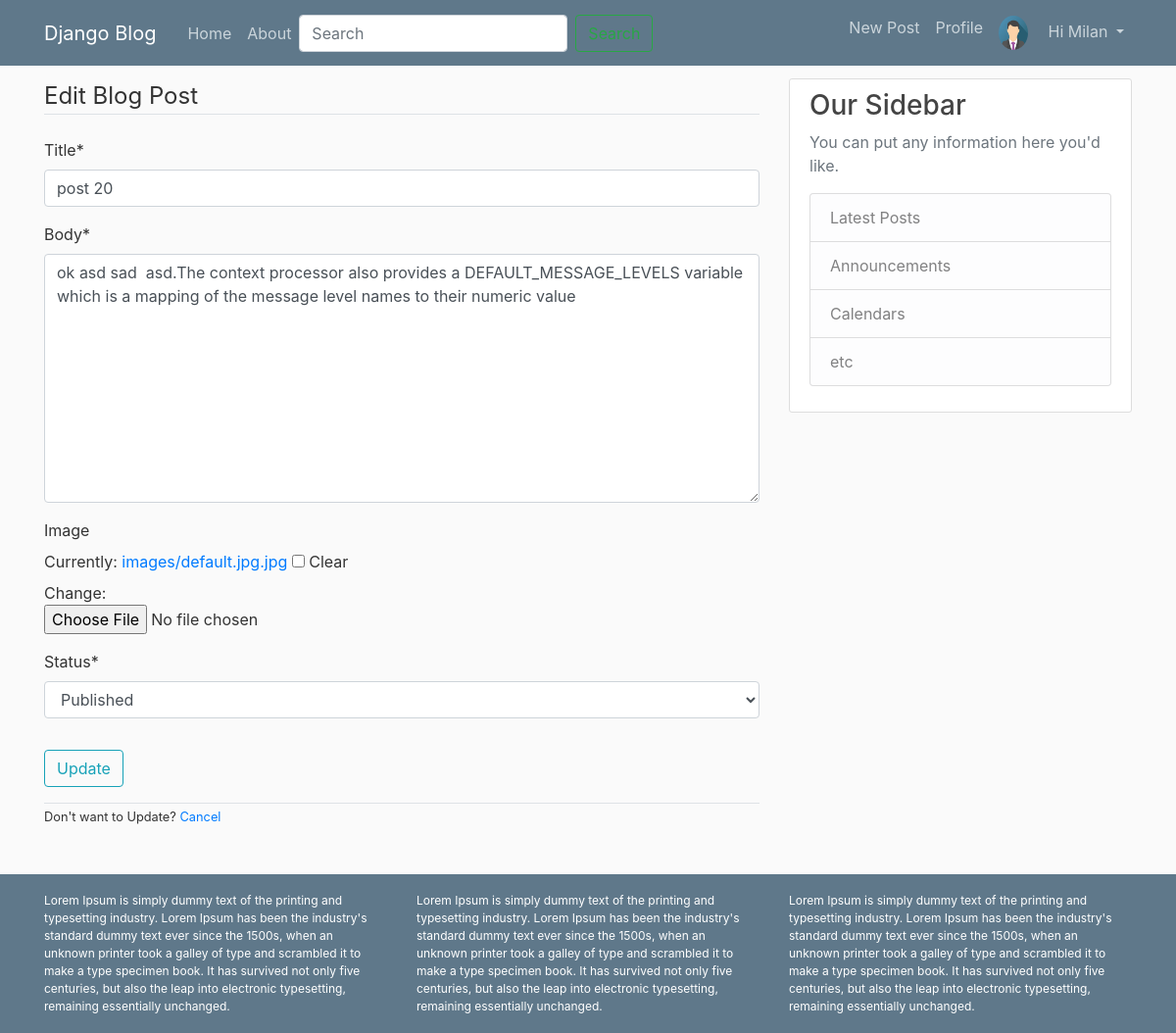
Page /blog/28/edit/ (signed in) on the committed database.
### blog/models.py (models this page shows, shortened)
class Profile(models.Model):
	user=models.OneToOneField(User, on_delete=models.CASCADE)
	dob=models.DateField(null=True, blank=True)
	photo=models.ImageField()

class Post(models.Model):
	STATUS_CHOICES=(
		('draft','Draft'),
		('published','Published')
	)
	title=models.CharField(max_length=120)
	slug=models.SlugField(max_length=120)
	author=models.ForeignKey(User, related_name='blog_posts',on_delete=models.CASCADE)
	likes=models.ManyToManyField(User, related_name='likes', blank=True)
	body=models.TextField()
	image=models.ImageField(upload_to='images/', blank=True, null=True)
	created=models.DateTimeField(auto_now_add=True)
	updated=models.DateTimeField(auto_now=True)
	status=models.CharField(max_length=10, choices=STATUS_CHOICES, default='draft')
	objects = models.Manager() #default manager
	published = PublishedManager() #custom model manager

### blog/views.py (the view)
# urls.py: url(r'^blog/(?P<id>\d+)/edit/$', post_update, name='post-update'),
@login_required
def post_update(request, id):
	post=get_object_or_404(Post, id=id)
	if post.author != request.user:
		raise Http404()
	form=PostEditForm(request.POST or None, request.FILES or None, instance=post)
	if form.is_valid():
		form.save()
		messages.info(request, 'Post has been Updated successfully.')
		return redirect(post.get_absolute_url())
	context={
		'form':form,
		'post':post,
	}
	return render(request, 'blog/post_edit.html', context)

### blog/forms.py
class PostEditForm(forms.ModelForm):
	class Meta:
		model=Post
		fields=['title','body','image','status']

### blog/templates/blog/post_edit.html (shortened to what this page needs)
{% extends 'blog/base.html' %}
{% load crispy_forms_tags %}
{% block content %}
<form method="POST" action="" enctype="multipart/form-data">
	<fieldset class="form-group">
		<legend class="border-bottom mb-4">
			Edit Blog Post
		</legend>
		{{form|crispy}}
	</fieldset>
	<button type="submit" class="btn btn-outline-info">Update</button>
</form>
<div class="border-top mt-3">
	<small>Don't want to Update? <a href="#">Cancel</a></small>
</div>
{% endblock %}

### blog/templates/blog/base.html (shortened to what this page needs)
{% load static %}
<!DOCTYPE html>
<html>
<head>
</head>
<link rel="stylesheet" href="https://stackpath.bootstrapcdn.com/bootstrap/4.3.1/css/bootstrap.min.css">
<link rel="stylesheet" type="text/css" href="{% static 'blog/css/main.css' %}">
<body>
<header class="site-header">
  <nav class="navbar navbar-expand-md navbar-dark bg-steel fixed-top">
    <div class="container">
      <a class="navbar-brand mr-4" href="{% url 'blog:post-list' %}">Django Blog</a>
      <div class="collapse navbar-collapse" id="navbarToggle">
        <div class="navbar-nav mr-auto">
          <a class="nav-item nav-link" href="{% url 'blog:post-list' %}">Home</a>
          <a class="nav-item nav-link" href="{% url 'about' %}">About</a>
            <form class="form-inline" method="" action="{% url 'blog:post-list' %}">
              <input class="form-control mr-sm-2" type="search" placeholder="Search" aria-label="Search" name="q">
              <button class="btn btn-outline-success my-2 my-sm-0" type="submit">Search</button>
            </form>
        </div>
        <div class="navbar-nav">
          {% if user.is_authenticated %}
          <a class="nav-item nav-link" href="">New Post</a>
          <a class="nav-item nav-link" href="{% url 'user-profile' %}">Profile</a>
          <div class="dropdown ">
          <a class="nav-link dropdown-toggle"  role="button" id="dropdownMenuButton" data-toggle="dropdown" aria-haspopup="true" aria-expanded="false">
          {% if request.user.profile.photo %}
            <img class="rounded-circle article-img" src="{{ request.user.profile.photo.url }}">
          {% endif %}
          <span>Hi {{request.user|capfirst}}</span>
          </a>
          </div>
          {% else %}
          <a class="nav-item nav-link" href="{% url 'user-login' %}">Login</a>
            <a class="nav-item nav-link" href="{% url 'user-register' %}">Register</a>
          {% endif %}
        </div>
      </div>
    </div>
  </nav>
</header>
<main role="main" class="container">
  <div class="row">
    <div class="col-md-8">
      {% block content %}{% endblock %}
    </div>
    <div class="col-md-4">
      <div class="content-section">
        <h3>Our Sidebar</h3>
        <p class='text-muted'>You can put any information here you'd like.
          <ul class="list-group">
            <li class="list-group-item list-group-item-light">Latest Posts</li>
            <li class="list-group-item list-group-item-light">Announcements</li>
            <li class="list-group-item list-group-item-light">Calendars</li>
            <li class="list-group-item list-group-item-light">etc</li>
          </ul>
        </p>
      </div>
    </div>
  </div>
</main>
<footer class="last container-fluid mt-5">
  <div class="container">
    <div class="row">
      <div class="col-4">Lorem Ipsum is simply dummy text of the printing and typesetting industry. Lorem Ipsum has been the industry's standard dummy text ever since the 1500s, when an unknown printer took a galley of type and scrambled it to make a type specimen book. It has survived not only five centuries, but also the leap into electronic typesetting, remaining essentially unchanged.</div>
      <div class="col-4">Lorem Ipsum is simply dummy text of the printing and typesetting industry. Lorem Ipsum has been the industry's standard dummy text ever since the 1500s, when an unknown printer took a galley of type and scrambled it to make a type specimen book. It has survived not only five centuries, but also the leap into electronic typesetting, remaining essentially unchanged.</div>
      <div class="col-4">Lorem Ipsum is simply dummy text of the printing and typesetting industry. Lorem Ipsum has been the industry's standard dummy text ever since the 1500s, when an unknown printer took a galley of type and scrambled it to make a type specimen book. It has survived not only five centuries, but also the leap into electronic typesetting, remaining essentially unchanged.</div>
    </div>
  </div>
</footer>
</body>
</html>

### blog/static/blog/css/main.css (style rules this page uses)
body { background: #fafafa; color: #333333; margin-top: 5rem; height: 100%; }
h1, h2, h3, h4, h5, h6 { color: #444444; }
ul { margin: 0; }
.bg-steel { background-color: #5f788a; }
.site-header .navbar-nav .nav-link { color: #cbd5db; }
.content-section { background: #ffffff; padding: 10px 20px; border: 1px solid #dddddd; border-radius: 3px; margin-bottom: 20px; }
.article-img { height: 65px; width: 65px; margin-right: 16px; }
.article-img { width: 30px; height: 35px; }
.last { background-color: #5f788a; padding: 18px; color:rgb(255, 255, 255); font-size: 12px; bottom: 0px; top: 0px; }

### rows in the picture
Post: title "post 20", body "ok asd sad asd.The context processor also provides a DEFAULT_MESSAGE_LEVELS variable which is a mapping of the message level names to their numeric value", status "Published"

### other values in the picture
{{ request.user|capfirst }} "Milan"
